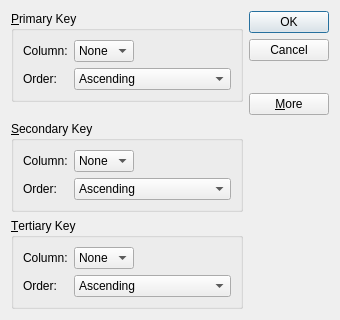
<?xml version="1.0" encoding="UTF-8"?>
<ui version="4.0">
 <class>SortDialog</class>
 <widget class="QDialog" name="SortDialog">
  <property name="geometry">
   <rect>
    <x>0</x>
    <y>0</y>
    <width>340</width>
    <height>320</height>
   </rect>
  </property>
  <property name="windowTitle">
   <string>Sort</string>
  </property>
  <layout class="QGridLayout" name="gridLayout_4">
   <item row="0" column="0">
    <widget class="QGroupBox" name="primaryGroupBox">
     <property name="title">
      <string>&amp;Primary Key</string>
     </property>
     <layout class="QGridLayout" name="gridLayout">
      <item row="0" column="0">
       <widget class="QLabel" name="label">
        <property name="text">
         <string>Column:</string>
        </property>
       </widget>
      </item>
      <item row="0" column="1">
       <widget class="QComboBox" name="primaryColumnCombo">
        <item>
         <property name="text">
          <string>None</string>
         </property>
        </item>
       </widget>
      </item>
      <item row="0" column="2">
       <spacer name="horizontalSpacer">
        <property name="orientation">
         <enum>Qt::Horizontal</enum>
        </property>
        <property name="sizeHint" stdset="0">
         <size>
          <width>40</width>
          <height>20</height>
         </size>
        </property>
       </spacer>
      </item>
      <item row="1" column="0">
       <widget class="QLabel" name="label_2">
        <property name="text">
         <string>Order:</string>
        </property>
       </widget>
      </item>
      <item row="1" column="1" colspan="2">
       <widget class="QComboBox" name="primaryOrderCombo">
        <item>
         <property name="text">
          <string>Ascending</string>
         </property>
        </item>
        <item>
         <property name="text">
          <string>Descending</string>
         </property>
        </item>
       </widget>
      </item>
     </layout>
    </widget>
   </item>
   <item row="0" column="1" rowspan="2">
    <layout class="QVBoxLayout" name="verticalLayout">
     <item>
      <widget class="QPushButton" name="okButton">
       <property name="text">
        <string>OK</string>
       </property>
       <property name="default">
        <bool>true</bool>
       </property>
      </widget>
     </item>
     <item>
      <widget class="QPushButton" name="cancelButton">
       <property name="text">
        <string>Cancel</string>
       </property>
      </widget>
     </item>
     <item>
      <spacer name="verticalSpacer">
       <property name="orientation">
        <enum>Qt::Vertical</enum>
       </property>
       <property name="sizeHint" stdset="0">
        <size>
         <width>20</width>
         <height>0</height>
        </size>
       </property>
      </spacer>
     </item>
     <item>
      <widget class="QPushButton" name="moreButton">
       <property name="text">
        <string>&amp;More</string>
       </property>
       <property name="checkable">
        <bool>true</bool>
       </property>
      </widget>
     </item>
    </layout>
   </item>
   <item row="1" column="0">
    <spacer name="verticalSpacer_2">
     <property name="orientation">
      <enum>Qt::Vertical</enum>
     </property>
     <property name="sizeHint" stdset="0">
      <size>
       <width>20</width>
       <height>0</height>
      </size>
     </property>
    </spacer>
   </item>
   <item row="2" column="0">
    <widget class="QGroupBox" name="secondaryGroupBox">
     <property name="title">
      <string>&amp;Secondary Key</string>
     </property>
     <layout class="QGridLayout" name="gridLayout_3">
      <item row="0" column="0">
       <widget class="QLabel" name="label_5">
        <property name="text">
         <string>Column:</string>
        </property>
       </widget>
      </item>
      <item row="0" column="1">
       <widget class="QComboBox" name="secondaryColumnCombo">
        <item>
         <property name="text">
          <string>None</string>
         </property>
        </item>
       </widget>
      </item>
      <item row="0" column="2">
       <spacer name="horizontalSpacer_3">
        <property name="orientation">
         <enum>Qt::Horizontal</enum>
        </property>
        <property name="sizeHint" stdset="0">
         <size>
          <width>40</width>
          <height>20</height>
         </size>
        </property>
       </spacer>
      </item>
      <item row="1" column="0">
       <widget class="QLabel" name="label_6">
        <property name="text">
         <string>Order:</string>
        </property>
       </widget>
      </item>
      <item row="1" column="1" colspan="2">
       <widget class="QComboBox" name="secondaryOrderCombo">
        <item>
         <property name="text">
          <string>Ascending</string>
         </property>
        </item>
        <item>
         <property name="text">
          <string>Descending</string>
         </property>
        </item>
       </widget>
      </item>
     </layout>
    </widget>
   </item>
   <item row="3" column="0">
    <widget class="QGroupBox" name="tertiaryGroupBox">
     <property name="title">
      <string>&amp;Tertiary Key</string>
     </property>
     <layout class="QGridLayout" name="gridLayout_2">
      <item row="0" column="1">
       <widget class="QComboBox" name="tertiaryColumnCombo">
        <item>
         <property name="text">
          <string>None</string>
         </property>
        </item>
       </widget>
      </item>
      <item row="1" column="1" colspan="2">
       <widget class="QComboBox" name="tertiaryOrderCombo">
        <item>
         <property name="text">
          <string>Ascending</string>
         </property>
        </item>
        <item>
         <property name="text">
          <string>Descending</string>
         </property>
        </item>
       </widget>
      </item>
      <item row="1" column="0">
       <widget class="QLabel" name="label_4">
        <property name="text">
         <string>Order:</string>
        </property>
       </widget>
      </item>
      <item row="0" column="2">
       <spacer name="horizontalSpacer_2">
        <property name="orientation">
         <enum>Qt::Horizontal</enum>
        </property>
        <property name="sizeHint" stdset="0">
         <size>
          <width>40</width>
          <height>20</height>
         </size>
        </property>
       </spacer>
      </item>
      <item row="0" column="0">
       <widget class="QLabel" name="label_3">
        <property name="text">
         <string>Column:</string>
        </property>
       </widget>
      </item>
     </layout>
    </widget>
   </item>
  </layout>
 </widget>
 <resources/>
 <connections>
  <connection>
   <sender>okButton</sender>
   <signal>clicked()</signal>
   <receiver>SortDialog</receiver>
   <slot>accept()</slot>
   <hints>
    <hint type="sourcelabel">
     <x>269</x>
     <y>16</y>
    </hint>
    <hint type="destinationlabel">
     <x>270</x>
     <y>66</y>
    </hint>
   </hints>
  </connection>
  <connection>
   <sender>cancelButton</sender>
   <signal>clicked()</signal>
   <receiver>SortDialog</receiver>
   <slot>reject()</slot>
   <hints>
    <hint type="sourcelabel">
     <x>298</x>
     <y>42</y>
    </hint>
    <hint type="destinationlabel">
     <x>300</x>
     <y>84</y>
    </hint>
   </hints>
  </connection>
  <connection>
   <sender>moreButton</sender>
   <signal>toggled(bool)</signal>
   <receiver>secondaryGroupBox</receiver>
   <slot>setVisible(bool)</slot>
   <hints>
    <hint type="sourcelabel">
     <x>276</x>
     <y>136</y>
    </hint>
    <hint type="destinationlabel">
     <x>126</x>
     <y>152</y>
    </hint>
   </hints>
  </connection>
  <connection>
   <sender>moreButton</sender>
   <signal>toggled(bool)</signal>
   <receiver>tertiaryGroupBox</receiver>
   <slot>setVisible(bool)</slot>
   <hints>
    <hint type="sourcelabel">
     <x>319</x>
     <y>136</y>
    </hint>
    <hint type="destinationlabel">
     <x>229</x>
     <y>271</y>
    </hint>
   </hints>
  </connection>
 </connections>
</ui>
